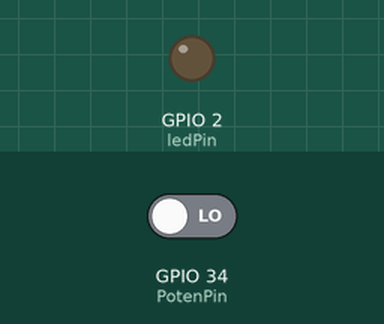
This sketch was run on a simulated ESP32. Shown: output pins drawn as LEDs (lit = HIGH). The test bench sets the inputs (shaded band); at power-on: GPIO 34 (PotenPin) LOW. What the sketch prints to the serial monitor is not drawn.

Above: at 1.2 s.
1.3 s: GPIO 34 (PotenPin) driven HIGH
At 2.5 s:
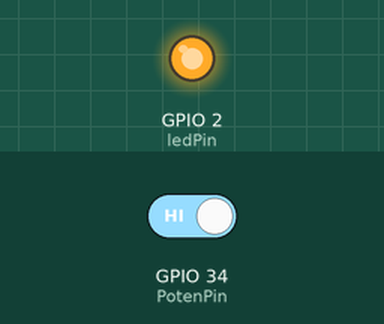
2.8 s: GPIO 34 (PotenPin) driven LOW
At 3.6 s:
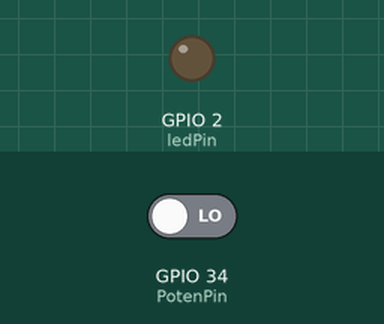
Timing chart, 0 to 5.8 s (numbered marks = the images above; inputs shaded):
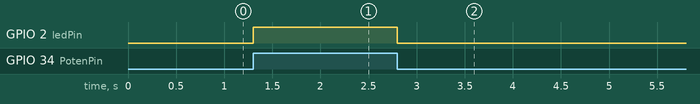

The sketch:

KLS2-2.ino
```cpp
// Complete Instructions: https://RandomNerdTutorials.com/esp32-digital-inputs-outputs-arduino/

// set pin numbers
const int PotenPin = 34;  // the number of the pushPoten pin
const int ledPin =  2;    // the number of the LED pin

// variable for storing the pushPoten status
int PotenState = 0;

void setup() {
  Serial.begin(115200);
  // initialize the pushPoten pin as an input
  pinMode(PotenPin, INPUT);
  // initialize the LED pin as an output
  pinMode(ledPin, OUTPUT);
}

void loop() {
  // read the state of the pushPoten value
  PotenState = digitalRead(PotenPin);
  Serial.println(PotenState);
  // check if the pushPoten is pressed.
  // if it is, the PotenState is HIGH
  if (PotenState == HIGH) {
    // turn LED on
    digitalWrite(ledPin, HIGH);
  } else {
    // turn LED off
    digitalWrite(ledPin, LOW);
  }
}
```

Measured:
- after the input at 1.3 s, GPIO 2 (ledPin): LOW → HIGH at once
- after the input at 2.8 s, GPIO 2 (ledPin): HIGH → LOW at once
